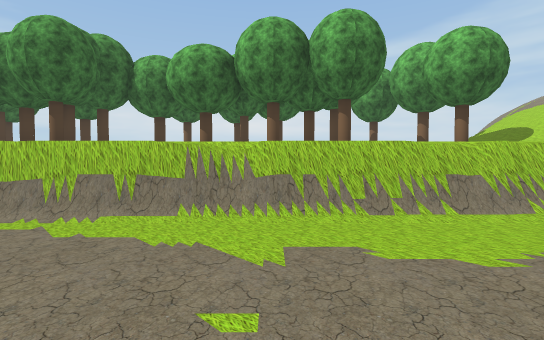
View 1 (above)

18 first-person views from a walk through a Unity game level. The camera is 1.4 m above the floor, tilts 2° down and sees 85° across. The floor is counted in squares, 2 m on a side. Each view is taken from the middle of a square. On the plan, view 1 faces up. The plan holds only what a view shows up to about 10 squares ahead; the rest is blank. The place goes on beyond the plan. Some trees and plants on the terrain are drawn as simple stand-ins. The player character is not drawn.

View 2
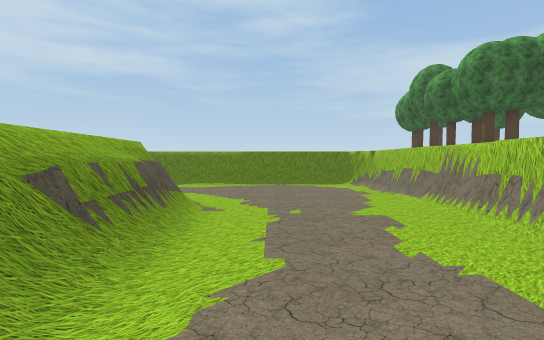

View 3
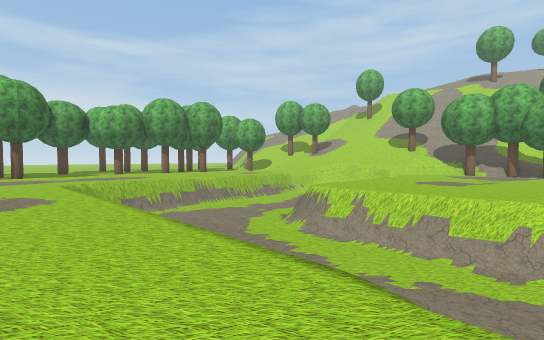

View 4
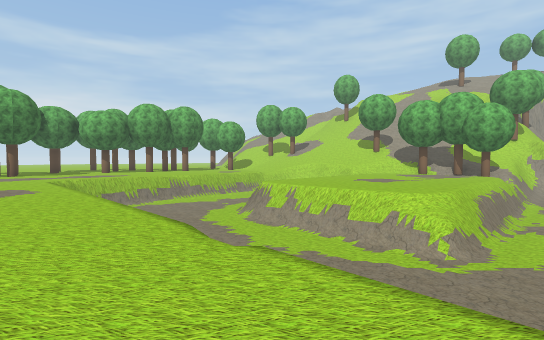

View 5
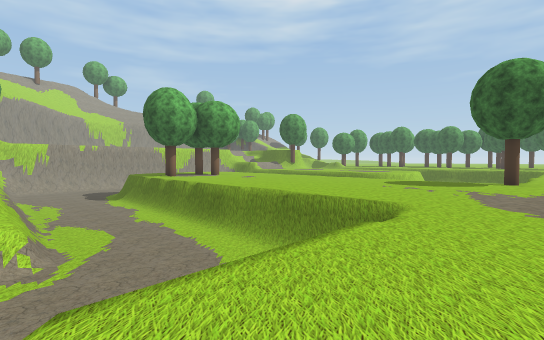

View 6
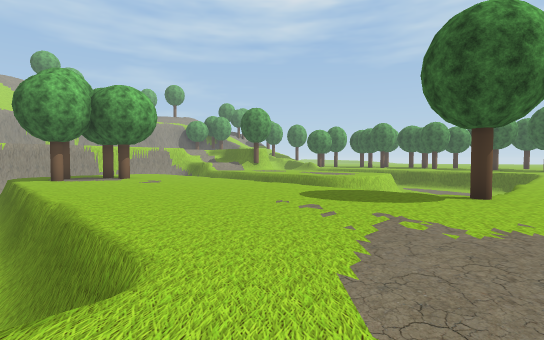

View 7
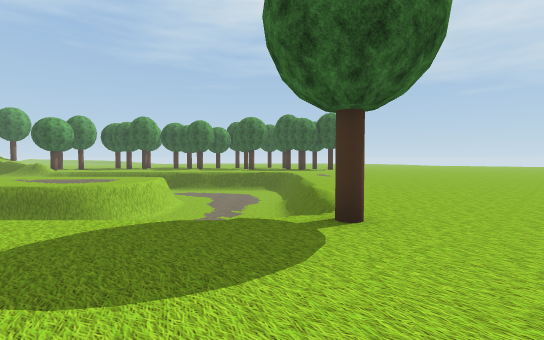

View 8
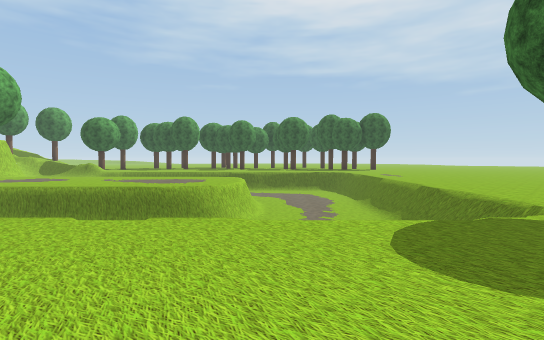

View 9
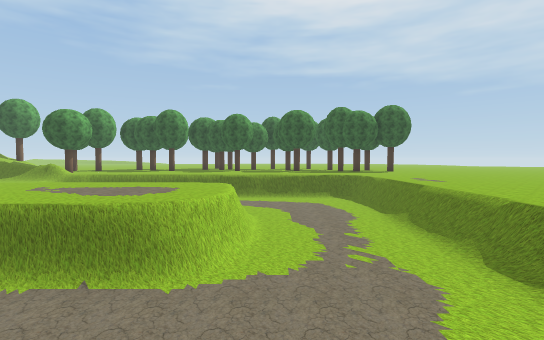

View 10
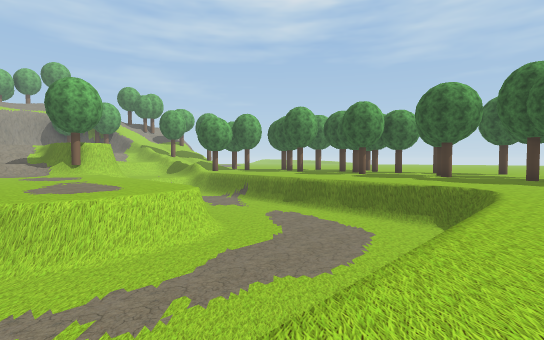

View 11
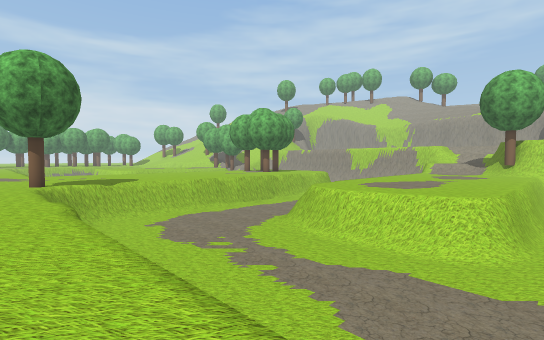

View 12
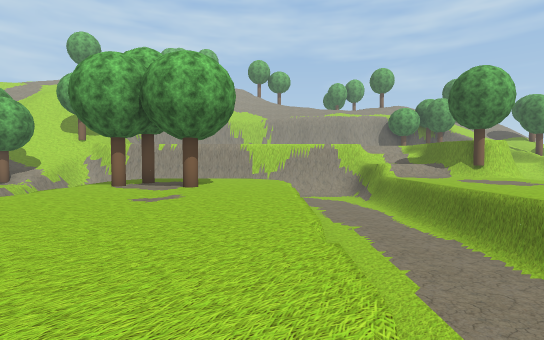

View 13
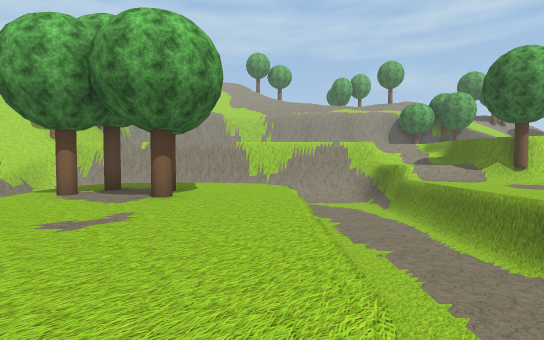

View 14
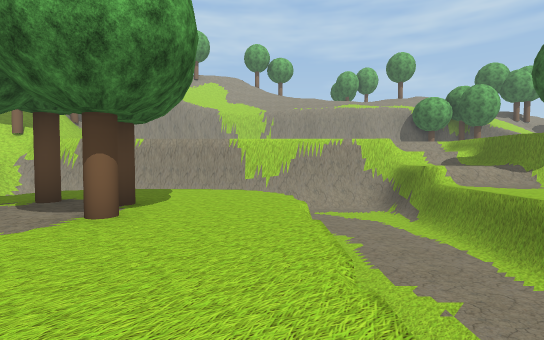

View 15
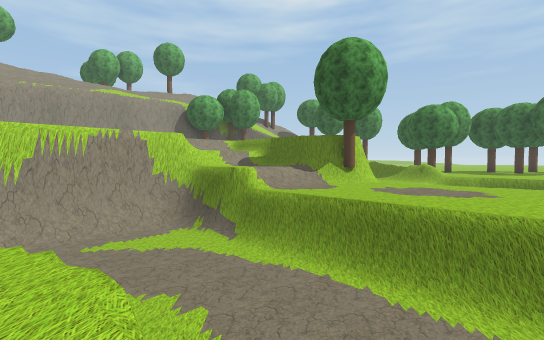

View 16
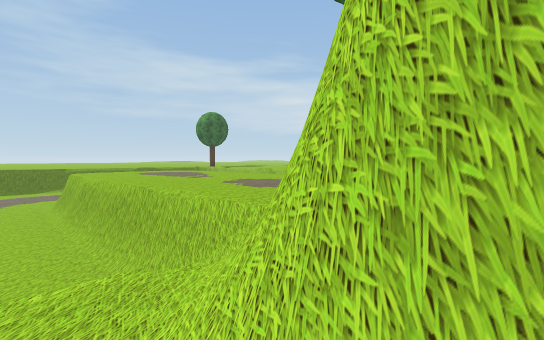

View 17
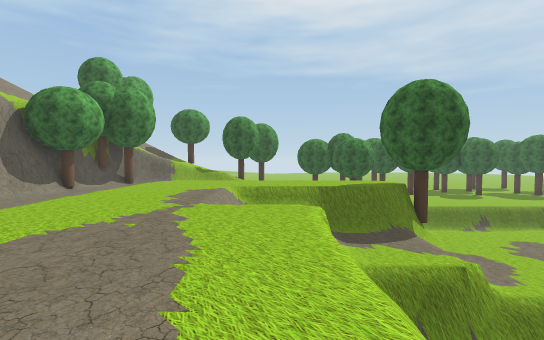

View 18
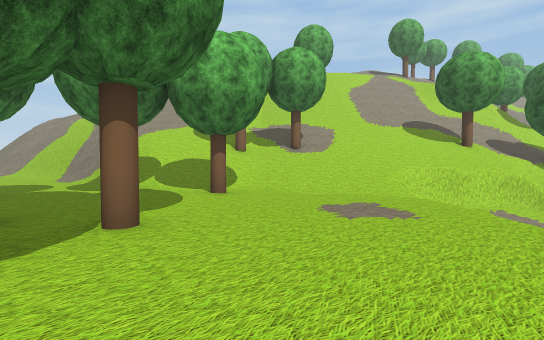

### Floor plan
Key: @ floor where view 1 was taken; # wall or solid block; . main floor; : floor 0.75 m higher than the main floor; + floor 1.25 m higher than the main floor; * floor 1.5 m higher than the main floor; % floor 2 m higher than the main floor; - floor 2 m lower than the main floor; & floor 2.75 m higher than the main floor; / step, stairs or slope; = window, fence, low wall or low ledge; v drop or lower ground; T tree; H thing the floor can be seen under or through.
Columns run from 7 left of view 1 to 20 right of it. Each row starts with its distance up from view 1.
 14              .../
 13             .../=
 12            T..//
 11           ....///
 10  T       T..T////
  9 TT     TTT...////
  8  T     .....T///T
  7  .    .......////
  6  ..    ......///T
  5  ...    ..../////
  4  .====v=====v=///
  3 ..=--------   =//
  2 ..v--------  /v//
  1 ..v--------- /v//
  0 ..v----@///  /=//T
 -1 ..v---=///     =/
 -2 ..v --v....    /=
 -3 ..v --v.....    T
 -4 ..v --v......
 -5 ..v --v......
 -6 ..v --=/.//..
 -7 ..v --///=//==
 -8 ..v ---------
 -9 ..v --------
-10 ..=///////-
-11 ...../#././...=
-12 ............TT.=
-13 ...............=
-14 ............TT.=
-15 ...............=
-16 .T.............   -#&
-17 .T=///=//////=/----#&&
-18 .=-----------------#&&&
-19 .=-----------------#&&&&
-20 .=-----/////////####&&&&&
-21 .=----HHHHHHHHHH###=//&&&
-22 .=----H.........# :*%/&&&
-23 .=----H..........++=%&&&& %%
-24 .=----H.........TT&&&&&&& %%
-25 .=----###########&&&&&&&/ %#
-26 .v------------/=##        %T
-27 . ------------   /
-28 . ------
-29 .///---
-30 ...../
-31  ....
-32  ...
-33  ..
-34 TT

Where each view was taken, in squares from view 1:
view 1: 0 up, 0 right, facing up
view 2: 1 up, 4 right, facing left
view 3: 6 down, 7 left, facing up-right
view 4: 8 down, 7 left, facing up-right
view 5: 6 down, 7 left, facing down-right
view 6: 10 down, 7 left, facing down-right
view 7: 13 down, 5 left, facing down
view 8: 13 down, 2 left, facing down
view 9: 16 down, 2 left, facing down
view 10: 21 down, 7 left, facing down-right
view 11: 26 down, 7 left, facing up-right
view 12: 16 down, 3 left, facing right
view 13: 16 down, 1 left, facing right
view 14: 16 down, 1 right, facing right
view 15: 16 down, 4 right, facing down-right
view 16: 27 down, 10 right, facing up-left
view 17: 16 down, 13 right, facing down
view 18: 7 up, 1 left, facing right
